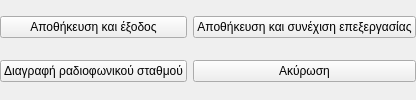
        <widget class="QFrame" name="frame">
         <property name="styleSheet">
          <string notr="true">QFrame{border:none;}</string>
         </property>
         <property name="frameShape">
          <enum>QFrame::StyledPanel</enum>
         </property>
         <property name="frameShadow">
          <enum>QFrame::Raised</enum>
         </property>
         <layout class="QGridLayout" name="gridLayout_6">
          <property name="leftMargin">
           <number>0</number>
          </property>
          <property name="topMargin">
           <number>0</number>
          </property>
          <property name="rightMargin">
           <number>0</number>
          </property>
          <property name="bottomMargin">
           <number>0</number>
          </property>
          <item row="0" column="0">
           <widget class="QPushButton" name="save_and_exit">
            <property name="sizePolicy">
             <sizepolicy hsizetype="Minimum" vsizetype="Maximum">
              <horstretch>0</horstretch>
              <verstretch>0</verstretch>
             </sizepolicy>
            </property>
            <property name="minimumSize">
             <size>
              <width>0</width>
              <height>0</height>
             </size>
            </property>
            <property name="text">
             <string>Αποθήκευση και έξοδος</string>
            </property>
            <property name="icon">
             <iconset resource="../../../icons.qrc">
              <normaloff>:/rest-windows/assets/images/rest-windows/ok.png</normaloff>:/rest-windows/assets/images/rest-windows/ok.png</iconset>
            </property>
           </widget>
          </item>
          <item row="0" column="1">
           <widget class="QPushButton" name="save">
            <property name="sizePolicy">
             <sizepolicy hsizetype="Minimum" vsizetype="Maximum">
              <horstretch>0</horstretch>
              <verstretch>0</verstretch>
             </sizepolicy>
            </property>
            <property name="minimumSize">
             <size>
              <width>0</width>
              <height>0</height>
             </size>
            </property>
            <property name="text">
             <string>Αποθήκευση και συνέχιση επεξεργασίας</string>
            </property>
            <property name="icon">
             <iconset resource="../../../icons.qrc">
              <normaloff>:/rest-windows/assets/images/rest-windows/save.png</normaloff>:/rest-windows/assets/images/rest-windows/save.png</iconset>
            </property>
           </widget>
          </item>
          <item row="1" column="0">
           <widget class="QPushButton" name="delete_radio_station">
            <property name="sizePolicy">
             <sizepolicy hsizetype="Minimum" vsizetype="Maximum">
              <horstretch>0</horstretch>
              <verstretch>0</verstretch>
             </sizepolicy>
            </property>
            <property name="minimumSize">
             <size>
              <width>0</width>
              <height>0</height>
             </size>
            </property>
            <property name="text">
             <string>Διαγραφή ραδιοφωνικού σταθμού</string>
            </property>
            <property name="icon">
             <iconset resource="../../../icons.qrc">
              <normaloff>:/rest-windows/assets/images/rest-windows/delete.png</normaloff>:/rest-windows/assets/images/rest-windows/delete.png</iconset>
            </property>
           </widget>
          </item>
          <item row="1" column="1">
           <widget class="QPushButton" name="cancel">
            <property name="sizePolicy">
             <sizepolicy hsizetype="Minimum" vsizetype="Maximum">
              <horstretch>0</horstretch>
              <verstretch>0</verstretch>
             </sizepolicy>
            </property>
            <property name="minimumSize">
             <size>
              <width>0</width>
              <height>0</height>
             </size>
            </property>
            <property name="text">
             <string>Ακύρωση</string>
            </property>
           </widget>
          </item>
         </layout>
        </widget>
